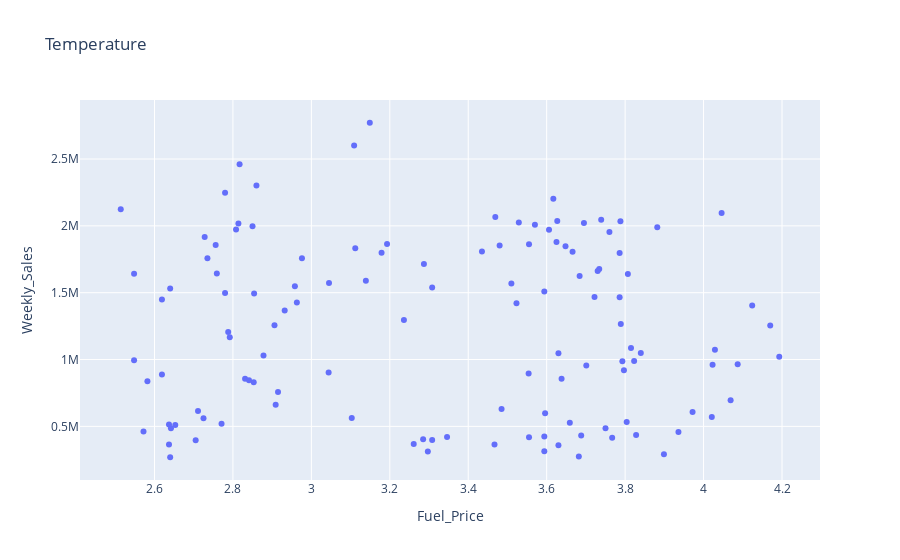

Write notebook code for a chart like this one.
### Code cell
px.scatter(df, x="Fuel_Price",y="Weekly_Sales", title="Temperature")

### Figure 1 — Plotly figure (JSON) as saved in the notebook; plotly's stock layout.template omitted (floating-point values rounded to 4 significant figures; data arrays with more than 128 entries replaced by an {"elided": "..."} marker saying what was removed)
{"data": [{"hovertemplate": "Fuel_Price=%{x}<br>Weekly_Sales=%{y}<extra></extra>", "legendgroup": "", "marker": {"color": "#636efa", "symbol": "circle"}, "mode": "markers", "name": "", "orientation": "v", "showlegend": false, "type": "scatter", "x": {"elided": "134 float values"}, "xaxis": "x", "y": {"elided": "134 float values"}, "yaxis": "y"}], "layout": {"legend": {"tracegroupgap": 0}, "title": {"text": "Temperature"}, "xaxis": {"anchor": "y", "domain": [0, 1], "title": {"text": "Fuel_Price"}}, "yaxis": {"anchor": "x", "domain": [0, 1], "title": {"text": "Weekly_Sales"}}}}
